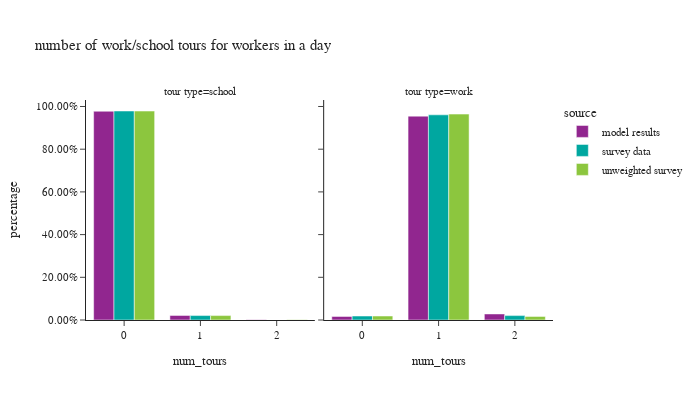

The cell this chart's notebook holds for it:
### Code cell
# number of mandatory tours
df_plot = w_tour_data[['person_id','source','tour_type','tour_id','hh_weight_2017_2019']].groupby(['person_id','source','tour_type','hh_weight_2017_2019']).count().reset_index()

pivoted = df_plot.pivot(index=['person_id','source','hh_weight_2017_2019'], columns="tour_type", values="tour_id").fillna(0).reset_index()
df_plot = pivoted.melt(id_vars=['person_id','source','hh_weight_2017_2019'], var_name="tour_type")

df_plot['num_tours'] = df_plot['value']
df_plot['ws_weight'] = df_plot['hh_weight_2017_2019']
df_plot = df_plot.groupby(['source','tour_type','num_tours'])['ws_weight'].sum().reset_index()
df_plot = df_plot.merge(df_worker_count, how='left', on='source')
df_plot['percentage'] = df_plot['ws_weight']/df_plot['hh_weight_2017_2019']

fig = px.bar(df_plot, x="num_tours", y="percentage", color="source",barmode="group",
             facet_col="tour_type",facet_row_spacing=0.2,
             title="number of work/school tours for workers in a day")
fig.for_each_annotation(lambda a: a.update(text="tour type="+a.text.split("=")[-1]))
fig.update_layout(height=400, width=700, yaxis=dict(tickformat=".2%"))
fig.show()

### Figure 1 — Plotly figure (JSON) as saved in the notebook; plotly's stock layout.template omitted (floating-point values rounded to 4 significant figures)
{"data": [{"alignmentgroup": "True", "hovertemplate": "source=model results<br>tour_type=school<br>num_tours=%{x}<br>percentage=%{y}<extra></extra>", "legendgroup": "model results", "marker": {"color": "#91268F", "pattern": {"shape": ""}}, "name": "model results", "offsetgroup": "model results", "orientation": "v", "showlegend": true, "textposition": "auto", "type": "bar", "x": [0.0, 1.0, 2.0], "xaxis": "x", "y": [0.9778, 0.02149, 0.0007486], "yaxis": "y"}, {"alignmentgroup": "True", "hovertemplate": "source=model results<br>tour_type=work<br>num_tours=%{x}<br>percentage=%{y}<extra></extra>", "legendgroup": "model results", "marker": {"color": "#91268F", "pattern": {"shape": ""}}, "name": "model results", "offsetgroup": "model results", "orientation": "v", "showlegend": false, "textposition": "auto", "type": "bar", "x": [0.0, 1.0, 2.0], "xaxis": "x2", "y": [0.01682, 0.9549, 0.02832], "yaxis": "y2"}, {"alignmentgroup": "True", "hovertemplate": "source=survey data<br>tour_type=school<br>num_tours=%{x}<br>percentage=%{y}<extra></extra>", "legendgroup": "survey data", "marker": {"color": "#00A7A0", "pattern": {"shape": ""}}, "name": "survey data", "offsetgroup": "survey data", "orientation": "v", "showlegend": true, "textposition": "auto", "type": "bar", "x": [0.0, 1.0, 2.0], "xaxis": "x", "y": [0.9789, 0.02076, 0.000358], "yaxis": "y"}, {"alignmentgroup": "True", "hovertemplate": "source=survey data<br>tour_type=work<br>num_tours=%{x}<br>percentage=%{y}<extra></extra>", "legendgroup": "survey data", "marker": {"color": "#00A7A0", "pattern": {"shape": ""}}, "name": "survey data", "offsetgroup": "survey data", "orientation": "v", "showlegend": false, "textposition": "auto", "type": "bar", "x": [0.0, 1.0, 2.0], "xaxis": "x2", "y": [0.01855, 0.9609, 0.02052], "yaxis": "y2"}, {"alignmentgroup": "True", "hovertemplate": "source=unweighted survey<br>tour_type=school<br>num_tours=%{x}<br>percentage=%{y}<extra></extra>", "legendgroup": "unweighted survey", "marker": {"color": "#8CC63E", "pattern": {"shape": ""}}, "name": "unweighted survey", "offsetgroup": "unweighted survey", "orientation": "v", "showlegend": true, "textposition": "auto", "type": "bar", "x": [0.0, 1.0, 2.0], "xaxis": "x", "y": [0.9786, 0.02064, 0.0007459], "yaxis": "y"}, {"alignmentgroup": "True", "hovertemplate": "source=unweighted survey<br>tour_type=work<br>num_tours=%{x}<br>percentage=%{y}<extra></extra>", "legendgroup": "unweighted survey", "marker": {"color": "#8CC63E", "pattern": {"shape": ""}}, "name": "unweighted survey", "offsetgroup": "unweighted survey", "orientation": "v", "showlegend": false, "textposition": "auto", "type": "bar", "x": [0.0, 1.0, 2.0], "xaxis": "x2", "y": [0.01865, 0.9644, 0.01691], "yaxis": "y2"}], "layout": {"annotations": [{"font": {}, "showarrow": false, "text": "tour type=school", "x": 0.245, "xanchor": "center", "xref": "paper", "y": 1.0, "yanchor": "bottom", "yref": "paper"}, {"font": {}, "showarrow": false, "text": "tour type=work", "x": 0.755, "xanchor": "center", "xref": "paper", "y": 1.0, "yanchor": "bottom", "yref": "paper"}], "barmode": "group", "height": 400, "legend": {"title": {"text": "source"}, "tracegroupgap": 0}, "title": {"text": "number of work/school tours for workers in a day"}, "width": 700, "xaxis": {"anchor": "y", "domain": [0.0, 0.49], "title": {"text": "num_tours"}}, "xaxis2": {"anchor": "y2", "domain": [0.51, 1.0], "matches": "x", "title": {"text": "num_tours"}}, "yaxis": {"anchor": "x", "domain": [0.0, 1.0], "tickformat": ".2%", "title": {"text": "percentage"}}, "yaxis2": {"anchor": "x2", "domain": [0.0, 1.0], "matches": "y", "showticklabels": false}}}
